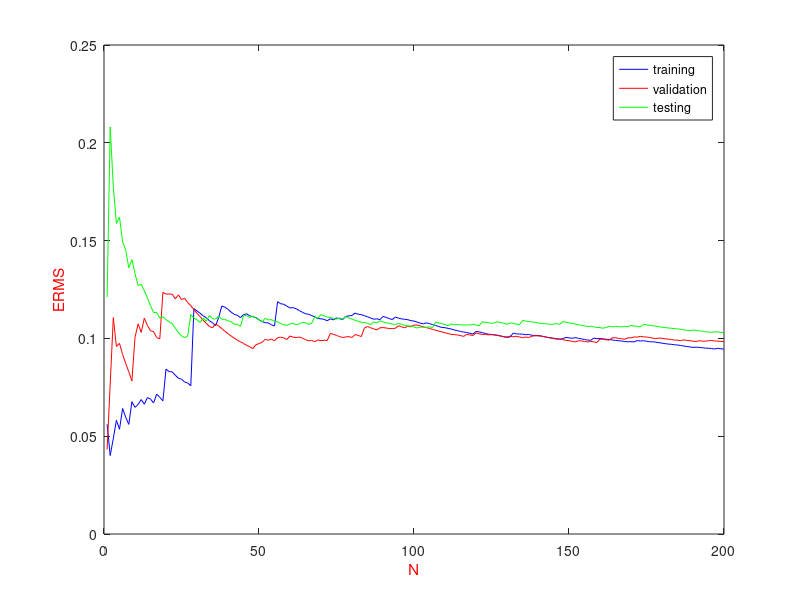

MATLAB code to generate this figure:
function [] = synth_learning_curve()
%% Project 2 - Learning to Rank using Linear Regression
%% Nandakishore Krishna
%% Person number : 50169797

clear; close all; clc;

UBitName = 'Nanda Kishore Krishna';
personNumber = '50169797';

format long g

% import data
load('synthetic.mat');

% transpose the input matrix to get 2000 X 10
x = x';

% training set - 80% of dataset
trainingX2 = x(1:1600, :);
trainingT2 = t(1:1600, 1);

% validation set - 10 % dataset
validationX2 = x(1601:1800, :);
validationT2 = t(1601:1800, 1);

% testing set - 10% of dataset
testingX2 = x(1801:size(x,1), :);
testingT2 = t(1801:size(t,1), 1);

% number of training samples
n2 = size(trainingX2, 1);

% no. of dimensions of the training set
d2 = size(trainingX2, 2);

% % histograms for the dataset
% figure(1)
% histogram(trainingX2(:,1));
% figure(2)
% histogram(trainingX2(:,2));

% model complexity
M2 = 91;

% find the clusters for the datapoints
fprintf('Finding %d clusters ...\n', M2);
[idx2, C2] = kmeans(trainingX2, M2);

% centres for the basis functions D X M
% we assign centroids of the clusters to muj
mu2 = C2';

% spread for the Gaussian radial functions
fprintf('Calculating the spread for the %d Gaussian radial functions ...\n', M2);

cluster_variance = zeros(M2,d2);
for i = 1 : M2
    temp = [];
    for j = 1 : length(idx2)
        if j == i
            temp = [temp; trainingX2(j,:)];
        end
    end
    cluster_variance(i,:) = var(temp);
%     cluster_variance(i,:) = 0.1 * ones(1, d2);
%     cluster_variance(i,1) = 0.5;
end

% the sigmaj for the basis functions
Sigma2 = zeros(d2,d2,M2);
for j = 2 : M2
    for i = 1 : n2
        Sigma2(:,:,j) = diag(cluster_variance(j,:));
    end
end


phi2 = calculatePhi(trainingX2, M2, Sigma2, mu2);

% regularization coefficient
lambda2 = 0;

% closed form solution for the weights
fprintf('Finding the closed form solution ...\n');
w2 = pinv((lambda2 * eye(M2)) + phi2' * phi2) * phi2' * trainingT2;

total = size(validationX2,1)
ermsTraining = zeros(1,total);
ermsValidation = zeros(1,total);
ermsTest = zeros(1,total);

phiValid = calculatePhi(validationX2, M2, Sigma2, mu2);
phiTest = calculatePhi(testingX2, M2, Sigma2, mu2);

for i = 1 : total
    % sum of squares error and erms for the training set
    [errorTrain2, ermsTraining(1,i)] = calculateError(phi2(1:i,:), trainingT2(1:i,:), w2, i, lambda2);
    
    % validation set
    [errorVal2, ermsValidation(1,i)] = calculateError(phiValid(1:i,:), validationT2(1:i,:), w2, i, 0);
    
    % testing set
    [errorTest2, ermsTest(1,i)] = calculateError(phiTest(1:i,:), testingT2(1:i,:), w2, i, 0);
end

figure(3)
xaxis = linspace(1, size(validationX2,1), size(validationX2,1));
plot(xaxis, ermsTraining, 'b', xaxis, ermsValidation, 'r', xaxis, ermsTest, 'g');
legend('training','validation','testing')
xlabel('N', 'Color','r');
ylabel('ERMS', 'Color', 'r');

save('synth_learning_curve.mat');
end


function Phi = calculatePhi(X, M, Sigma, mu)

% number of training samples
n = size(X, 1);

% determine design matrix N X M
fprintf('Calculating the design matrix phi of size %d X %d ...\n', n, M);
Phi = ones(n, M);
for j = 2 : M
    for i = 1 : n
        temp = X(i,:)' - mu(:,j);
        siginv = inv(Sigma(:,:,j));
        Phi(i,j) = exp(-1 * (temp' * siginv * temp) / 2);
    end
end

end

function [err, erms] = calculateError(phi, t, w, n, lambda)

% sum of squares error
err = sum((t - (phi * w)) .^ 2) / 2 + (lambda * (w' * w) / 2);

% root mean square error
erms = sqrt(2 * err / n);

end